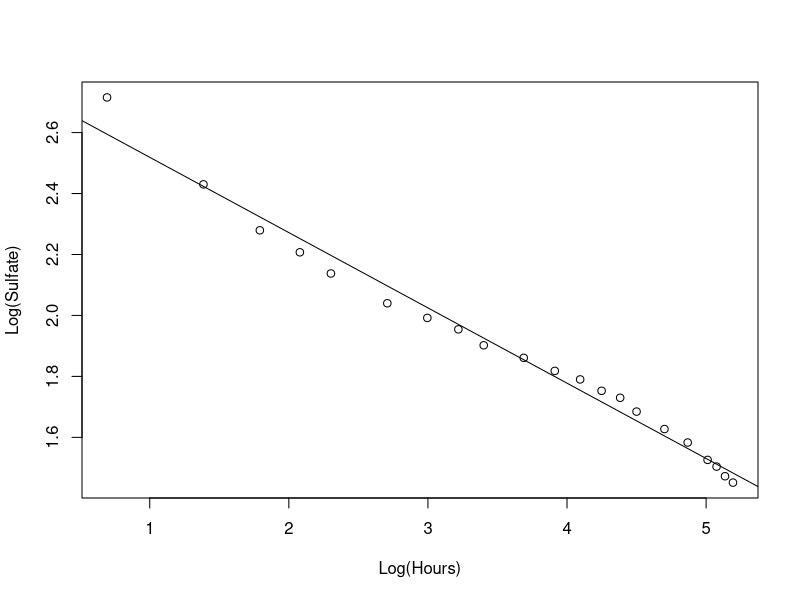
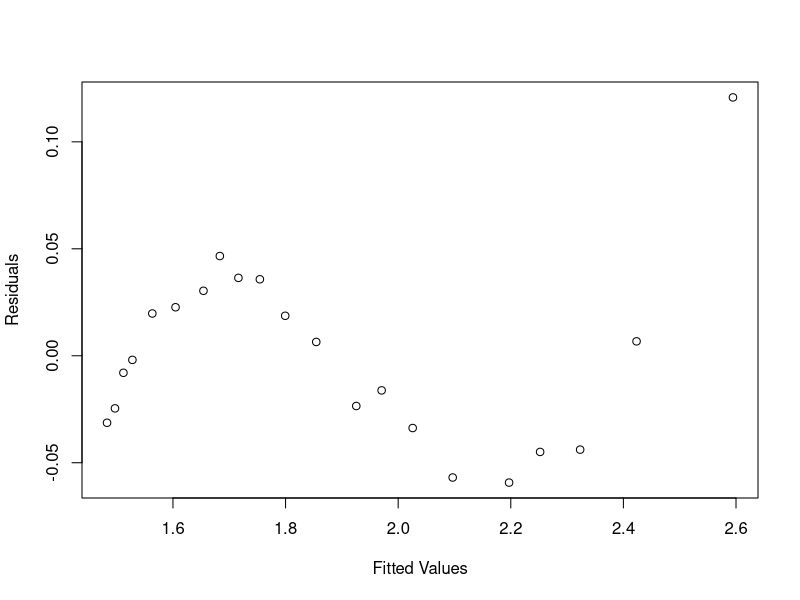
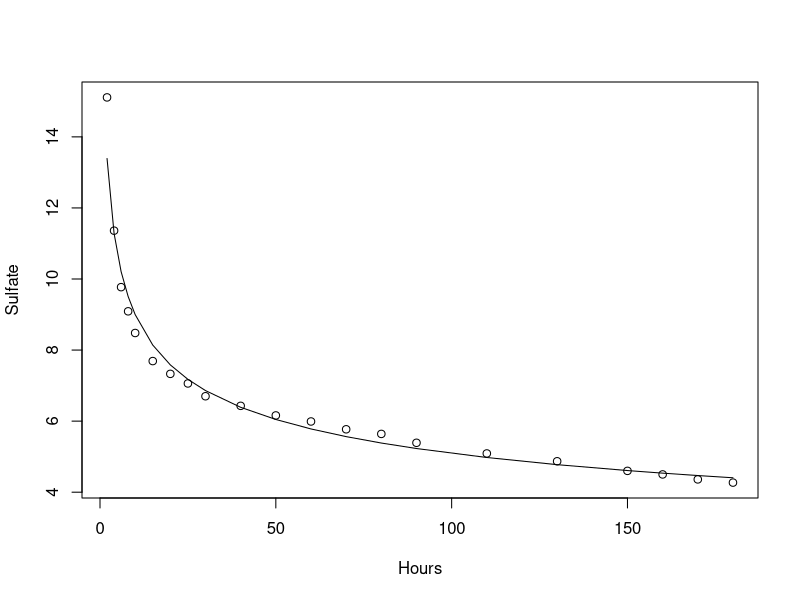
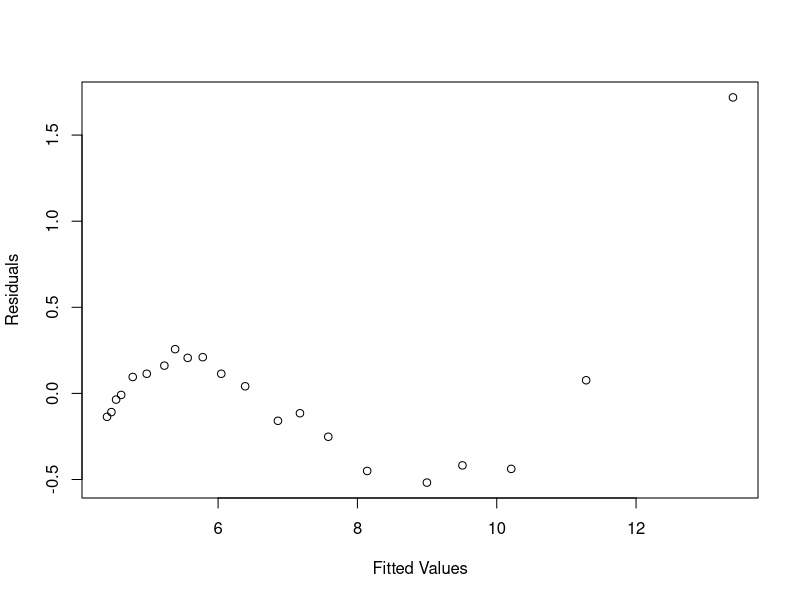

Source code (R) for these figures, in order:

m_data <- read.table("brunhild.txt", sep = '\t', header=TRUE)

#fit a linear regression with the logs
fit <- lm(log(Sulfate) ~ log(Hours) , data=m_data)

# plot in log coordinates
plot(log(m_data), ylab="Log(Sulfate)", xlab = "Log(Hours)")
abline(fit)
# plot residuals against fitted values in log coordinates
plot(fit$fitted.values, fit$residuals, ylab = "Residuals", xlab = "Fitted Values")


# plot in original coordinates
plot(m_data)
lines(m_data$Hours, exp(fit$fitted.values))
# plot residuals against fitted values in original coordinates
plot(exp(fit$fitted.values), m_data$Sulfate - exp(fit$fitted.values), ylab = "Residuals", xlab = "Fitted Values") 


# R-Squared -> .98
print(var(fit$fitted.values)/var(log(m_data$Sulfate)))
